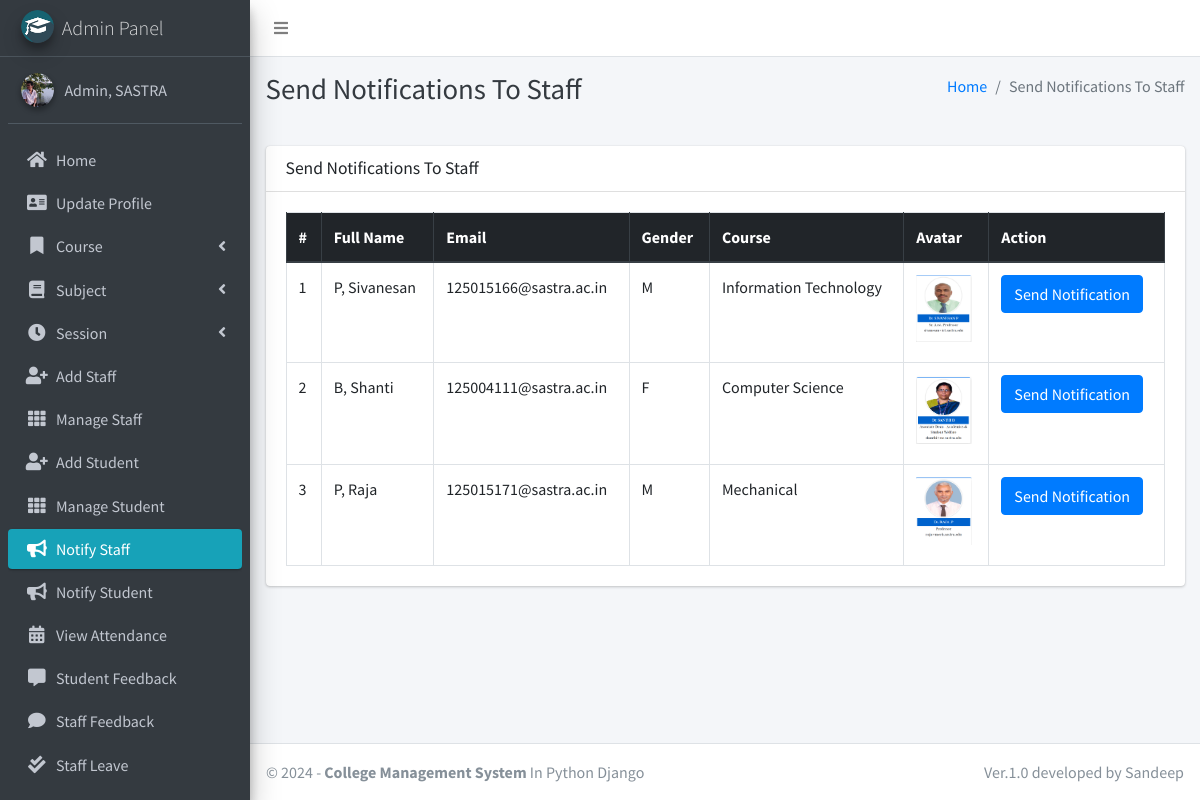
The page /admin_notify_staff (signed in) on the database its author committed.
### main_app/models.py (models this page shows, shortened)
class CustomUser(AbstractUser):
    USER_TYPE = ((1, "HOD"), (2, "Staff"), (3, "Student"))
    GENDER = [("M", "Male"), ("F", "Female")]
    username = None  # Removed username, using email instead
    email = models.EmailField(unique=True)
    user_type = models.CharField(default=1, choices=USER_TYPE, max_length=1)
    gender = models.CharField(max_length=1, choices=GENDER)
    profile_pic = models.ImageField()
    address = models.TextField()
    fcm_token = models.TextField(default="")  # For firebase notifications
    created_at = models.DateTimeField(auto_now_add=True)
    updated_at = models.DateTimeField(auto_now=True)
    USERNAME_FIELD = "email"
    REQUIRED_FIELDS = []
    objects = CustomUserManager()
    def __str__(self):
        return self.last_name + ", " + self.first_name

class Staff(models.Model):
    course = models.ForeignKey(Course, on_delete=models.DO_NOTHING, null=True, blank=False)
    admin = models.OneToOneField(CustomUser, on_delete=models.CASCADE)

class Course(models.Model):
    name = models.CharField(max_length=120)
    created_at = models.DateTimeField(auto_now_add=True)
    updated_at = models.DateTimeField(auto_now=True)

### main_app/hod_views.py (the view)
# urls.py: path("admin_notify_staff", hod_views.admin_notify_staff,
def admin_notify_staff(request):
    staff = CustomUser.objects.filter(user_type=2)
    context = {
        'page_title': "Send Notifications To Staff",
        'allStaff': staff
    }
    return render(request, "hod_template/staff_notification.html", context)

### main_app/templates/hod_template/staff_notification.html (shortened to what this page needs)
{% extends 'main_app/base.html' %}
{% load static %}
{% block page_title %}{{page_title}}{% endblock page_title %}
{% block content %}
<section class="content">
    <div class="container-fluid">
        <div class="row">
            <div class="col-md-12">
                <div class="card">
                    <div class="card-header">
                        <h3 class="card-title">{{page_title}}</h3>
                    </div>
                    <div class="card-body">
                        <table id="example2" class="table table-bordered table-hover">
                            <thead class="thead-dark">
                                <tr>
                                    <th>#</th>
                                    <th>Full Name</th>
                                    <th>Email</th>
                                    <th>Gender</th>
                                    <th>Course</th>
                                    <th>Avatar</th>
                                    <th>Action</th>
                                </tr>
                            </thead>
                            <tbody>
                                {% for staff in allStaff %}
                                <tr>
                                    <td>{{ forloop.counter }}</td>
                                    <td>{{staff.last_name}}, {{staff.first_name}}</td>
                                    <td>{{staff.email}}</td>
                                    <td>{{staff.gender}}</td>
                                    <td>{{staff.staff.course.name}}</td>
                                    <td>
                                        {% if staff.profile_pic == ""  %}
                                        No Image
                                        {% else %}
                                        <img class="img img-fluid mb-2" height="56" width="56"
                                            src="{{staff.profile_pic}}" alt="">
                                        {% endif %}
                                    </td>
                                    <td><button data-toggle = "modal" data-target = "#myModal"class="btn btn-primary show_notification" value="{{staff.id}}">Send Notification</button>
                                    </td>
                                </tr>
                                {% endfor %}
                            </tbody>
                        </table>
                    </div>
                </div>
            </div>
        </div>
    </div>
</section>
{% endblock content %}

### main_app/templates/main_app/base.html (shortened to what this page needs)
{% load static %}
<!DOCTYPE html>
<html>
<head>
    <link rel="stylesheet" href="{% static 'plugins/fontawesome-free/css/all.min.css'%} ">
    <link rel="stylesheet" href="https://code.ionicframework.com/ionicons/2.0.1/css/ionicons.min.css">
    <link rel="stylesheet"
        href="{% static 'plugins/tempusdominus-bootstrap-4/css/tempusdominus-bootstrap-4.min.css'%} ">
    <link rel="stylesheet" href="{% static 'plugins/icheck-bootstrap/icheck-bootstrap.min.css'%} ">
    <link rel="stylesheet" href="{% static 'dist/css/adminlte.min.css'%} ">
    <link rel="stylesheet" href="{% static 'plugins/overlayScrollbars/css/OverlayScrollbars.min.css'%} ">
    <link rel="stylesheet" href="{% static 'plugins/daterangepicker/daterangepicker.css'%} ">
</head>
<body class="hold-transition sidebar-mini layout-fixed">
    <div class="wrapper">
        <nav class="main-header navbar navbar-expand navbar-white navbar-light">
            <ul class="navbar-nav">
                <li class="nav-item">
                    <a class="nav-link" data-widget="pushmenu" href="#"><i class="fas fa-bars"></i></a>
                </li>
            </ul>
        </nav>
        {% include "main_app/sidebar_template.html" with user=user %}
        <div class="content-wrapper">
            <div class="content-header">
                <div class="container-fluid">
                    <div class="row mb-2">
                        <div class="col-sm-6">
                            <h1 class="m-0 text-dark">{% block page_title %}{% endblock page_title %}</h1>
                        </div>
                        <div class="col-sm-6">
                            <ol class="breadcrumb float-sm-right">
                                <li class="breadcrumb-item"><a href="#">Home</a></li>
                                <li class="breadcrumb-item active">{{ page_title }}</li>
                            </ol>
                        </div>
                    </div>
                </div>
            </div>
<section class="content">
    <div class="container-fluid">
        <div class="row">
            <div class="col-md-12">
            </div></div></div></section>
            {% block content %}
            {% endblock content %}
        </div>
        {% include "main_app/footer.html" %}
    </div>
</body>
</html>

### main_app/templates/main_app/sidebar_template.html (shortened to what this page needs)
{% load static %}
<aside class="main-sidebar sidebar-dark-info elevation-4">
    {% if request.user.user_type == '1' %}
    <a href="{% url 'admin_home' %}" class="brand-link">
        <img src="{% static 'dist/img/cmsl.png' %} " alt="AdminLTE Logo"
            class="brand-image img-circle elevation-3" >
        <span class="brand-text font-weight-light">Admin Panel</span>
    </a>
    <div class="sidebar">
        <div class="user-panel mt-3 pb-3 mb-3 d-flex">
            <div class="image">
                <img src="{{ request.user.profile_pic}}" class="img-circle elevation-2" alt="User Image">
            </div>
            <div class="info">
                <a href="#" class="d-block">{{user}}</a>
            </div>
        </div>
        <nav class="mt-2">
            <ul class="nav nav-pills nav-sidebar flex-column" data-widget="treeview" role="menu" data-accordion="false">
                <li class="nav-item">
                    {% url 'admin_home' as admin_home %}
                    <a href="{{admin_home}}" class="nav-link {% if admin_home == request.path %} active {% endif %}">
                        <i class="nav-icon fas fa-home"></i>
                        <p>
                            Home
                        </p>
                    </a>
                </li>
                <li class="nav-item">
                    {% url 'admin_view_profile' as admin_view_profile %}
                    <a href="{{admin_view_profile}}"
                        class="nav-link {% if admin_view_profile == request.path %} active {% endif %}">
                        <i class="nav-icon fas fa-address-card"></i>
                        <p>
                            Update Profile
                        </p>
                    </a>
                </li>
                <li class="nav-item has-treeview">
                    <a href="#" class="nav-link">
                        <i class="nav-icon fas fa-bookmark"></i>
                        <p>
                            Course
                            <i class="fas fa-angle-left right"></i>
                        </p>
                    </a>
                </li>
                <li class="nav-item has-treeview">
                    <a href="#" class="nav-link">
                        <i class="nav-icon fas fa-book"></i>
                        <p>
                            Subject
                            <i class="fas fa-angle-left right"></i>
                        </p>
                    </a>
                </li>
                <li class="nav-item has-treeview">
                    <a href="#" class="nav-link">
                        <i class="nav-icon fas fa-clock"></i>
                        <p>
                            Session
                            <i class="fas fa-angle-left right"></i>
                        </p>
                    </a>
                </li>
                <li class="nav-item">
                    {% url 'add_staff' as add_staff %}
                    <a href="{{add_staff}}" class="nav-link {% if add_staff == request.path %} active {% endif %}">
                        <i class="nav-icon fas fa-user-plus"></i>
                        <p>
                            Add Staff
                        </p>
                    </a>
                </li>
                <li class="nav-item">
                    {% url 'manage_staff' as manage_staff %}
                    {% url 'edit_staff' staff_id as edit_staff %}
                    <a href="{{manage_staff}}"
                        class="nav-link {% if manage_staff == request.path or request.path == edit_staff %} active {% endif %}">
                        <i class="nav-icon fas fa-th"></i>
                        <p>
                            Manage Staff
                        </p>
                    </a>
                </li>
                <li class="nav-item">
                    {% url 'add_student' as add_student%}
                    <a href="{{add_student}}" class="nav-link  {% if add_student == request.path %} active {% endif %}">
                        <i class="nav-icon fas fa-user-plus"></i>
                        <p>
                            Add Student
                        </p>
                    </a>
                </li>
                <li class="nav-item">
                    {% url 'manage_student' as manage_student %}
                    {% url 'edit_student' student_id as edit_student %}
                    <a href="{{manage_student}}"
                        class="nav-link  {% if edit_student == request.path or manage_student == request.path %} active {% endif %}">
                        <i class="nav-icon fas fa-th"></i>
                        <p>
                            Manage Student
                        </p>
                    </a>
                </li>
                <li class="nav-item">
                    {% url 'admin_notify_staff' as admin_notify_staff %}
                    <a href="{{admin_notify_staff}}"
                        class="nav-link {% if admin_notify_staff == request.path %} active {% endif %}">
                        <i class="nav-icon fas fa-bullhorn"></i>
                        <p>
                            Notify Staff
                        </p>
                    </a>
                </li>
                <li class="nav-item">
                    {% url 'admin_notify_student' as admin_notify_student %}
                    <a href="{{admin_notify_student}}"
                        class="nav-link {% if admin_notify_student == request.path %} active {% endif %}">
                        <i class="nav-icon fas fa-bullhorn"></i>
                        <p>
                            Notify Student
                        </p>
                    </a>
                </li>
                <li class="nav-item">
                    {% url 'admin_view_attendance' as admin_view_attendance %}
                <li class="nav-item">
                    <a href="{{admin_view_attendance}}"
                        class="nav-link  {% if admin_view_attendance == request.path %} active {% endif %}">
                        <i class="nav-icon fas fa-calendar-alt"></i>
                        <p>
                            View Attendance
                        </p>
                    </a>
                </li>
                <li class="nav-item">
                    {% url 'student_feedback_message' as student_feedback_message %}
                    <a href="{{ student_feedback_message }}"
                        class="nav-link  {% if student_feedback_message == request.path %} active {% endif %}">
                        <i class="nav-icon fas fa-comment-alt"></i>
                        <p>
                            Student Feedback
                        </p>
                    </a>
                </li>
                <li class="nav-item">
                    {% url 'staff_feedback_message' as staff_feedback_message %}
                    <a href="{{staff_feedback_message}}"
                        class="nav-link   {% if staff_feedback_message == request.path %} active {% endif %}">
                        <i class="nav-icon fas fa-comment"></i>
                        <p>
                            Staff Feedback
                        </p>
                    </a>
                </li>
                <li class="nav-item">
                    {% url 'view_staff_leave' as view_staff_leave %}
                    <a href="{{view_staff_leave}}"
                        class="nav-link  {% if view_staff_leave == request.path %} active {% endif %}">
                        <i class="nav-icon fas fa-check-double"></i>
                        <p>
                            Staff Leave
                        </p>
                    </a>
                </li>
                <li class="nav-item">
                    {% url 'view_student_leave' as view_student_leave %}
                    <a href="{% url 'view_student_leave' %}"
                        class="nav-link  {% if view_student_leave == request.path %} active {% endif %}">
                    </a>
                </li>
                                        {% endif %}
                                    </ul>
                                </nav>
                            </div>
</aside>

### main_app/templates/main_app/footer.html
<footer class="main-footer">
    &copy; {% now "Y" %} - <strong>College Management System</strong>
    In Python Django
    <div class="float-right d-none d-sm-inline-block">
       Ver.1.0
       developed by Sandeep
    </div>
</footer>

### rows shown on the page
CustomUser: user.profile_pic (picture), last_name+first_name "Admin, SASTRA"
CustomUser: last_name "P", first_name "Sivanesan", email "125015166@sastra.ac.in", gender "M", staff.course.name "Information Technology", profile_pic (picture)
CustomUser: last_name "B", first_name "Shanti", email "125004111@sastra.ac.in", gender "F", staff.course.name "Computer Science", profile_pic (picture)
CustomUser: last_name "P", first_name "Raja", email "125015171@sastra.ac.in", gender "M", staff.course.name "Mechanical", profile_pic (picture)

### other values the page prints
{{ page_title }} "Send Notifications To Staff"
